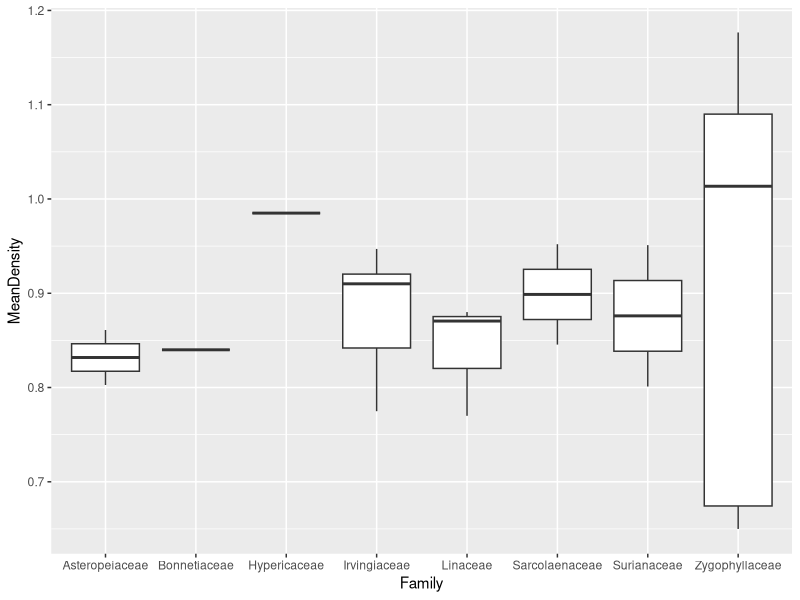
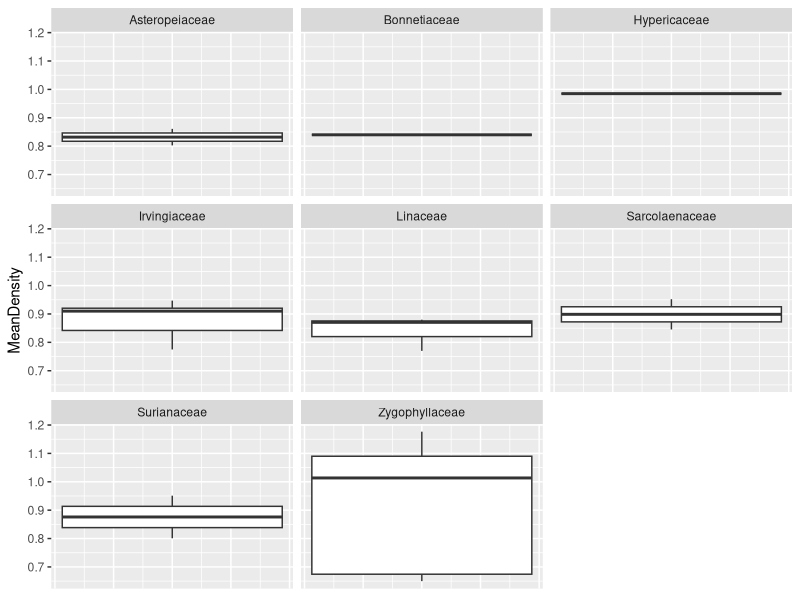
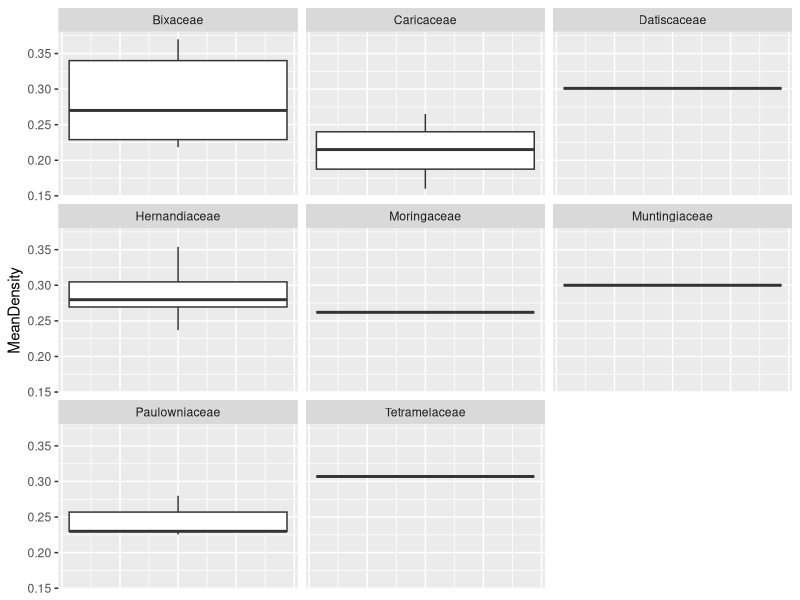
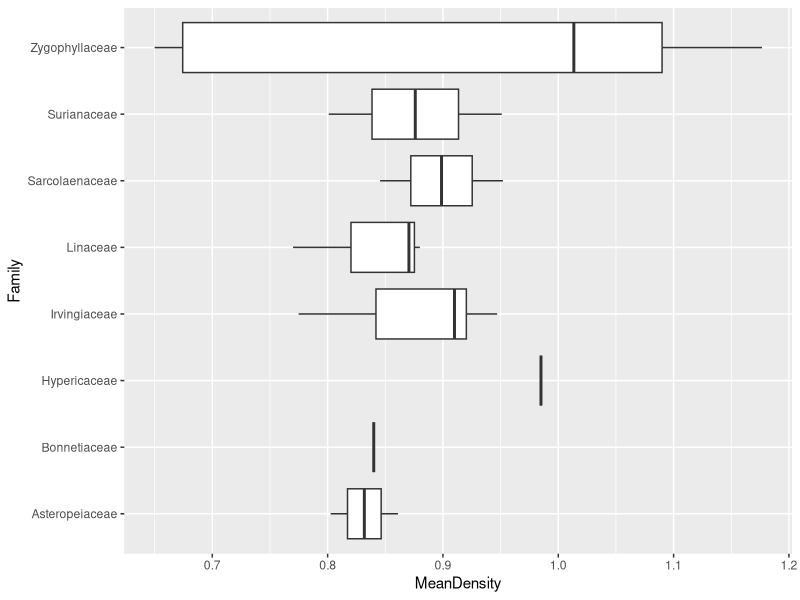
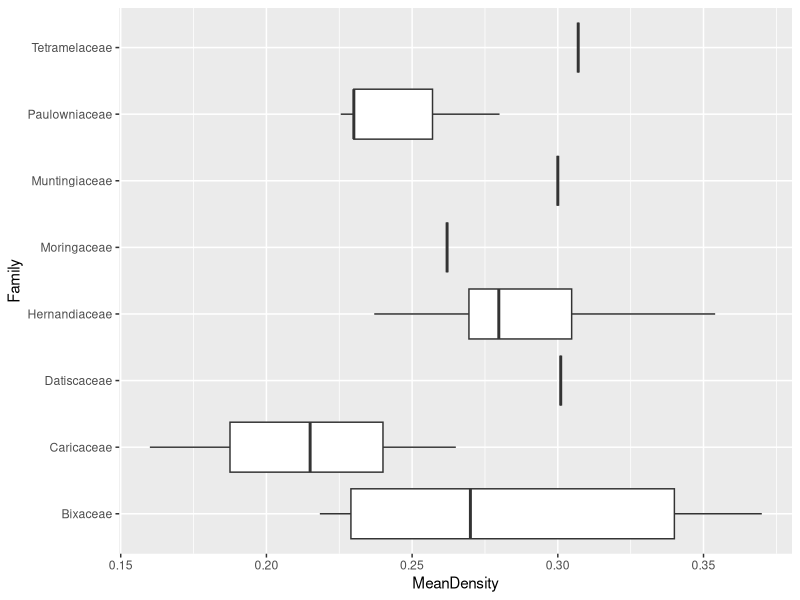

Generate these figures, in order, with R:
# EBIO5420 
# Lab 11
# Madden Brewster 
# March 19, 2020 

# Part I: Getting set up to work with the data 
# Make sure tidyverse package is installed:
install.packages("tidyverse")

# 1. Download the data from: https://doi.org/10.5061/dryad.234
# 2. Turn data from .xlx to .csv
# 3. Start R script for the lab and use read.csv to import it

setwd("Documents/EBIO5420/CompBioLabsAndHomework/Labs/Lab11")
wood_data <- read.csv("GlobalWoodDensityDatabase.csv", stringsAsFactors = F)
colnames(wood_data)[4] <- "Wood.density" # rename column with really long name 

# Part II: Working with density data 

# 4. Removing rows with missing data 
# It turns out there is one entry (out of 16468) in the data for 
# which there is no density entered.  It will import as `NA`.

# 4a. Which row is it?
wood_rows <- dim(wood_data)[1] # get number of rows in the the data set 
wood_col <- dim(wood_data)[2] # get number of columns in data set 

for (i in seq(1,wood_rows)) {
  for (j in seq(1,wood_col)) {
    if (is.na(wood_data[i,j])) {
      na_row_index <- i # I know this isn't very helpful if there is more than 1 NA...brain is not working right now on how to make it more sophisticated 
    }
  }
}

# I also tried this, which I found on stack overflow...way easier than nested loop, but have to use is.na()...wood_data == NA does NOT WORK 
na_row_index <- which(is.na(wood_data), arr.ind = TRUE)[1] # get the row number 
# Row 12150 is the row with the NA value 

# 4b. Remove row from missing data 
wood_data <- wood_data[-c(na_row_index), ] # remove row using - 
str(wood_data) # check to make sure a row was deleted (16468 entries to begin with, so should be less now)

# 5. Dealing with one kind of pseudo-replication 
# Create a new data frame that:
# has each species listed only once,  
# has the `Family` and `Binomial` information for each species, and  
# has the mean of the `Density` measurements for each species
library(dplyr) # need dplyr to use group_by() and summarise()

unique_species_data <- wood_data %>% # %>% deontes a pipe (like in the terminal, so you can keep working with the same metadata)
  group_by(Binomial, Family) %>% # groups unique values of the specified variable 
  summarise(mean(Wood.density)) # gives you the mean for specified variable of interest (can use a number of other statistics instead as well)


# 6. Contrast most and least dense families 
# 6a. Make a new data frame that has the average density for each Family 
# (and no longer has individual species). It might look like this:

unique_family_data <- unique_species_data %>%
  group_by(Family) %>%
  summarise(mean = mean(`mean(Wood.density)`))

str(unique_family_data) #check nummber of rows (should be 191)

# 6b. Sort the result from 6a by MeanDensity and stroe the result in the data frame 
# use arrange() or order() (arrange() requires dplyr() package)
colnames(unique_family_data)[2] <- "MeanDensity" # first change the name of column 
mean_density_sorted_data <- arrange(unique_family_data, MeanDensity) #arrange family data by MeanDensity 

# 6c. Using results from 6b:
# What are the 8 families with the highest average densities?
num_rows <- dim(mean_density_sorted_data)[1]
num_rows_minus_7 <- num_rows - 7
high_density_fam <- mean_density_sorted_data[c(num_rows_minus_7:num_rows),]
high_density_fam
# 1 Asteropeiaceae
# 2 Bonnetiaceae  
# 3 Linaceae      
# 4 Surianaceae   
# 5 Irvingiaceae  
# 6 Sarcolaenaceae
# 7 Zygophyllaceae
# 8 Hypericaceae 

# What are the 8 familites with the lowest average densities?
low_density_fam <- mean_density_sorted_data[c(1:8),]
low_density_fam
# 1 Caricaceae   
# 2 Paulowniaceae
# 3 Moringaceae  
# 4 Bixaceae     
# 5 Hernandiaceae
# 6 Muntingiaceae
# 7 Datiscaceae  
# 8 Tetramelaceae

# Part III: Plotting 
# For these problems, you will need to library("ggplot2")
library(ggplot2)
# 7. Plotting densities of most and least dense families with facets
# Boxplots of the families with the highest average densities (aligned vertically) 
colnames(unique_species_data)[3] <- "MeanDensity"

keepRows <- unique_species_data$Family %in% high_density_fam$Family # uses logical indexing to: find the rows from the unique species dataset if they have the family names that match the family names in the data set with the highest denisty  
high_density_data <- unique_species_data[keepRows, ] # put those rows into a new dataset 

high_density_plots <- ggplot(high_density_data) + # make sure to use the data subset created above 
  geom_boxplot(aes(Family, MeanDensity)) 
high_density_plots # this results in side by side plots, but we want unique grids 

# Below works for this, but the lower grid part is on 
high_density_plots <- ggplot(high_density_data) + # make sure to use the data subset created above 
  geom_boxplot(aes(y = MeanDensity)) +
  facet_wrap(~Family) + # use facet_wrap to split by family 
  theme(axis.text.x = element_blank(), axis.ticks.x = element_blank()) # use theme and other functions to get rid of ticks and axes labels 
high_density_plots

# Boxplots of the familites with the lowest average densities (aligned vertically) 

keepRows_low <- unique_species_data$Family %in% low_density_fam$Family # uses logical indexing to: find the rows from the unique species dataset if they have the family names that match the family names in the data set with the highest denisty  
low_density_data <- unique_species_data[keepRows_low, ] # put those rows into a new dataset 

low_density_plots <- ggplot(low_density_data) + # make sure to use the data subset created above 
  geom_boxplot(aes(y = MeanDensity)) +
  facet_wrap(~Family) + 
  theme(axis.text.x = element_blank(), axis.ticks.x = element_blank())
low_density_plots # this results in side by side plots, but we want unique grids 

# 8. Facilitating comparisons with graphics 

high_density_plots_compare <- ggplot(high_density_data) + 
  geom_boxplot(aes(x = Family, y = MeanDensity)) +
  coord_flip() 
high_density_plots_compare

low_density_plots_compare <- ggplot(low_density_data) + 
  geom_boxplot(aes(x = Family, y = MeanDensity)) +
  coord_flip() 
low_density_plots_compare




